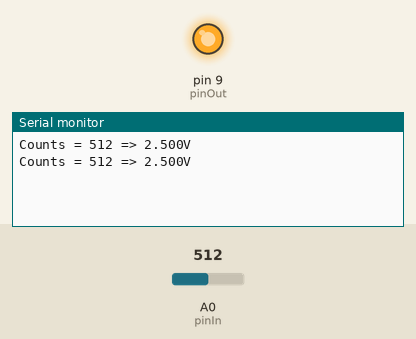
Simulated run of this sketch. Board: Arduino Uno, built with avr-gcc and run on an emulated ATmega328P. Parts: output pins drawn as LEDs (lit = HIGH), the last lines printed to the serial monitor. The inputs (shaded band) are chosen by the test bench; at power-on: A0 (pinIn) = 512.

Above: at 1.8 s.
1.9 s: A0 (pinIn) set to 104
At 2.6 s:
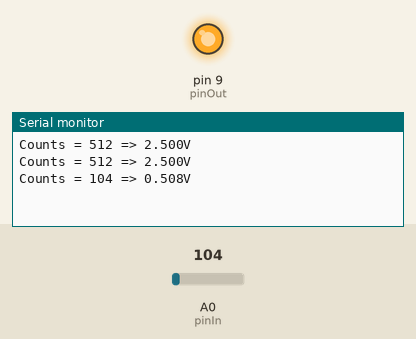
3.4 s: A0 (pinIn) set to 95
At 4.8 s:
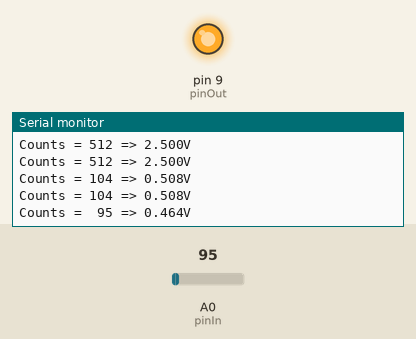

Measured:
- the behaviour switches between 100 and 99 on A0 (pinIn) (found by bisection; images 1 and 2)
- after the input at 1.9 s, the serial monitor: prints a new line after 0.10 s (image 1)
- after the input at 3.4 s, the serial monitor: prints a new line after 0.60 s (image 2)

The sketch:

SimpleGate.ino
```cpp
/**** Simple Photo-Gate

  Use analogRead to measure light on a photoresistor

  revision history:
  09/22/2015 Mark D. Shattuck <mds> VMon.ino
             Lab 2 part II for P371
             000 mds Starting point for assignment 2-II
  12/22/2020 000 mds convert to SimpleGate

  Therory of opperation:

  Use an LED and a photoresitor as a light gate.  When an object is between
  the gate the light is lowered and can be measured with the photo resistor.
  Circut:

  P9--R1--LED--GND

       [object in light gate]

  5V------Rp-+-R2--GND
           |
           A0

  R1=0.1K
  R2=1K

**************/

int pinIn = A0;  // input pin
int pinOut = 9;  // output pin
int del = 1000;  // Delay between measurements
int output = 0;  // variable to store the value coming from pinIn

char outstr[100]; // store output string

void setup() {
  Serial.begin(115200);           // Set up Serial library at 115200 bps
  pinMode(pinOut, OUTPUT);        // Initialize pin pinOut as an output.
  digitalWrite(pinOut, HIGH);     // Turn on pinOut
}

void loop() {
  output = analogRead(pinIn);                 // read voltage 10-bit 0 - 2^10-1=1023
  float V1 = (5.0 * (float)output) / 1024;    // convert to Volts
  sprintf(outstr, "Counts =%4d => ", output); // Arduino sprintf cant use floats
  Serial.write(outstr);                       // Print to serial monitor
  Serial.print(V1, 3);
  Serial.println("V");
  delay(del);                                 // wait
}
```
